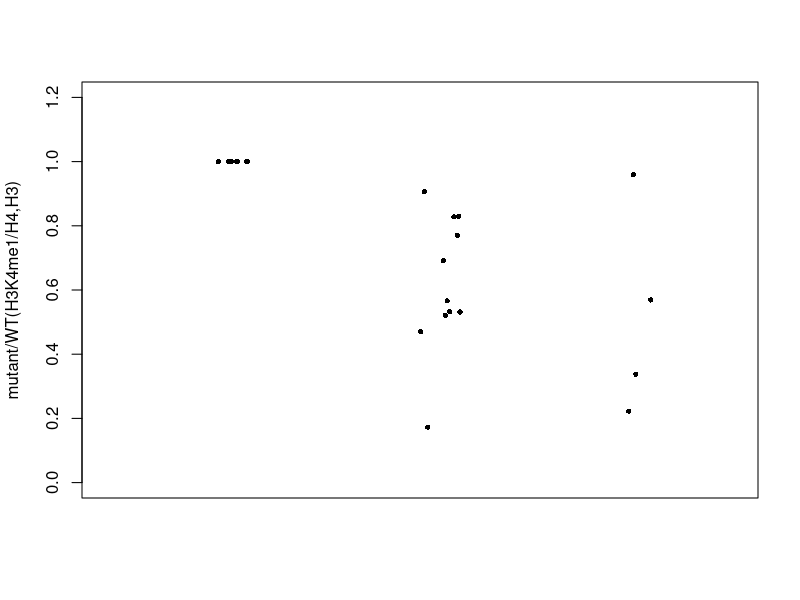

Generate this figure with R:

WB<-read.table('data/refs/WB_signal_counts.csv',sep=',',skip=1)
means<-rev(apply(WB[2:13,],1,mean,na.rm=T))#;means[1]<-NAs
sds<-rev(apply(WB[,2:13],1,sd,na.rm=T))
plot(1,1,ylim=c(0,1.2),xlim=c(0.5,3.5)
     ,ylab='mutant/WT(H3K4me1/H4,H3)',xaxt='n',xlab='',type='n')
rect(c(1,2,3)-0.1,means,c(1,2,3)+0.3,0,col='gray80')
points(rep(nrow(WB):1,ncol(WB))+runif(nrow(WB)*ncol(WB))/5,unlist(WB[1:nrow(WB),1:ncol(WB)]),pch=16,cex=0.7)
segments(c(1,2,3)+0.1,means-sds,c(1,2,3)+0.1,means+sds)
l<-0.03
segments(c(1,2,3)+0.1-l,means-sds,c(1,2,3)+0.1+l,means-sds)
segments(c(1,2,3)+0.1-l,means+sds,c(1,2,3)+0.1+l,means+sds)
